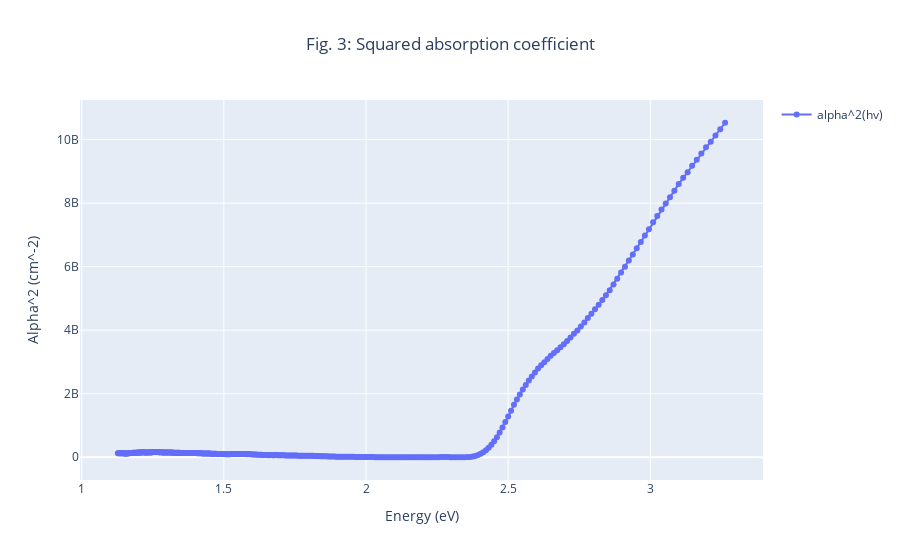

Write notebook code for a chart like this one.
### Markdown cell above
Considering the squared absorption coefficient and plotting again in function of the energy:

### Code cell
# Plotting squared absorption coefficient
df_abs["Alpha^2 (cm^-2)"] = df_abs["Alpha (cm^-1)"] ** 2
fig_3 = px.line(
    df_abs,
    x="Energy (eV)",
    y="Alpha^2 (cm^-2)",
    markers=True,
    title="Fig. 3: Squared absorption coefficient"
)

fig_3.update_layout(title_x=0.5)
fig_3["data"][0]["showlegend"] = True
fig_3["data"][0]["name"] = "alpha^2(hv)"
fig_3.show()

### Figure 1 — Plotly figure (JSON) as saved in the notebook; plotly's stock layout.template omitted (floating-point values rounded to 4 significant figures; data arrays with more than 128 entries replaced by an {"elided": "..."} marker saying what was removed)
{"data": [{"hovertemplate": "Energy (eV)=%{x}<br>Alpha^2 (cm^-2)=%{y}<extra></extra>", "legendgroup": "", "line": {"color": "#636efa", "dash": "solid"}, "marker": {"symbol": "circle"}, "mode": "lines+markers", "name": "alpha^2(hv)", "orientation": "v", "showlegend": true, "type": "scatter", "x": {"elided": "361 float values"}, "xaxis": "x", "y": {"elided": "361 float values"}, "yaxis": "y"}], "layout": {"legend": {"tracegroupgap": 0}, "title": {"text": "Fig. 3: Squared absorption coefficient", "x": 0.5}, "xaxis": {"anchor": "y", "domain": [0, 1], "title": {"text": "Energy (eV)"}}, "yaxis": {"anchor": "x", "domain": [0, 1], "title": {"text": "Alpha^2 (cm^-2)"}}}}
